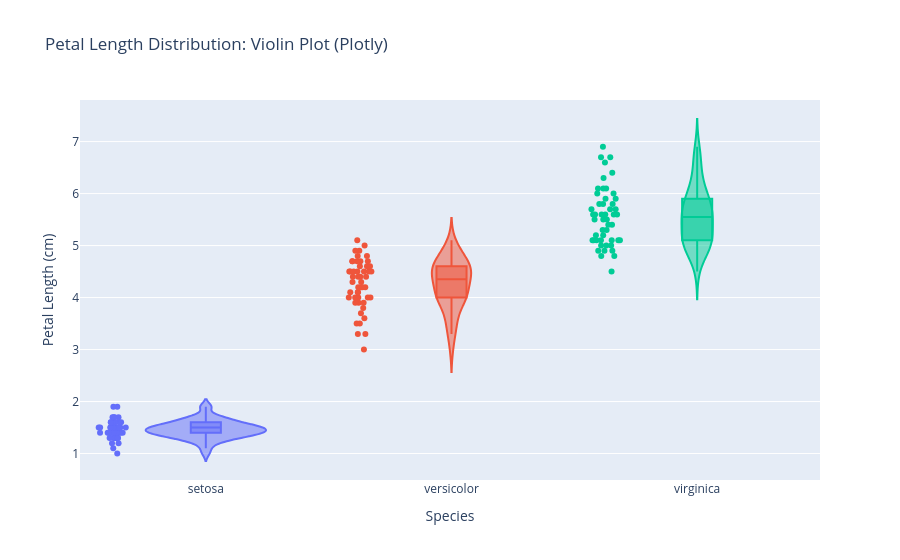

The notebook cell this image was saved under:
### Code cell
# Interactive violin plot using Plotly
fig = pxx.violin(iris, x='species', y='petal_length', color='species',
                box=True,  # Show box plot inside
                points='all',  # Show all points
                title='Petal Length Distribution: Violin Plot (Plotly)',
                labels={'petal_length': 'Petal Length (cm)', 'species': 'Species'})

fig.update_layout(showlegend=False)
fig.show()

### Figure 1 — Plotly figure (JSON) as saved in the notebook; plotly's stock layout.template omitted (floating-point values rounded to 4 significant figures)
{"data": [{"alignmentgroup": "True", "box": {"visible": true}, "hovertemplate": "Species=%{x}<br>Petal Length (cm)=%{y}<extra></extra>", "legendgroup": "setosa", "marker": {"color": "#636efa"}, "name": "setosa", "offsetgroup": "setosa", "orientation": "v", "points": "all", "scalegroup": "True", "showlegend": true, "type": "violin", "x": ["setosa", "setosa", "setosa", "setosa", "setosa", "setosa", "setosa", "setosa", "setosa", "setosa", "setosa", "setosa", "setosa", "setosa", "setosa", "setosa", "setosa", "setosa", "setosa", "setosa", "setosa", "setosa", "setosa", "setosa", "setosa", "setosa", "setosa", "setosa", "setosa", "setosa", "setosa", "setosa", "setosa", "setosa", "setosa", "setosa", "setosa", "setosa", "setosa", "setosa", "setosa", "setosa", "setosa", "setosa", "setosa", "setosa", "setosa", "setosa", "setosa", "setosa"], "x0": " ", "xaxis": "x", "y": [1.4, 1.4, 1.3, 1.5, 1.4, 1.7, 1.4, 1.5, 1.4, 1.5, 1.5, 1.6, 1.4, 1.1, 1.2, 1.5, 1.3, 1.4, 1.7, 1.5, 1.7, 1.5, 1.0, 1.7, 1.9, 1.6, 1.6, 1.5, 1.4, 1.6, 1.6, 1.5, 1.5, 1.4, 1.5, 1.2, 1.3, 1.4, 1.3, 1.5, 1.3, 1.3, 1.3, 1.6, 1.9, 1.4, 1.6, 1.4, 1.5, 1.4], "y0": " ", "yaxis": "y"}, {"alignmentgroup": "True", "box": {"visible": true}, "hovertemplate": "Species=%{x}<br>Petal Length (cm)=%{y}<extra></extra>", "legendgroup": "versicolor", "marker": {"color": "#EF553B"}, "name": "versicolor", "offsetgroup": "versicolor", "orientation": "v", "points": "all", "scalegroup": "True", "showlegend": true, "type": "violin", "x": ["versicolor", "versicolor", "versicolor", "versicolor", "versicolor", "versicolor", "versicolor", "versicolor", "versicolor", "versicolor", "versicolor", "versicolor", "versicolor", "versicolor", "versicolor", "versicolor", "versicolor", "versicolor", "versicolor", "versicolor", "versicolor", "versicolor", "versicolor", "versicolor", "versicolor", "versicolor", "versicolor", "versicolor", "versicolor", "versicolor", "versicolor", "versicolor", "versicolor", "versicolor", "versicolor", "versicolor", "versicolor", "versicolor", "versicolor", "versicolor", "versicolor", "versicolor", "versicolor", "versicolor", "versicolor", "versicolor", "versicolor", "versicolor", "versicolor", "versicolor"], "x0": " ", "xaxis": "x", "y": [4.7, 4.5, 4.9, 4.0, 4.6, 4.5, 4.7, 3.3, 4.6, 3.9, 3.5, 4.2, 4.0, 4.7, 3.6, 4.4, 4.5, 4.1, 4.5, 3.9, 4.8, 4.0, 4.9, 4.7, 4.3, 4.4, 4.8, 5.0, 4.5, 3.5, 3.8, 3.7, 3.9, 5.1, 4.5, 4.5, 4.7, 4.4, 4.1, 4.0, 4.4, 4.6, 4.0, 3.3, 4.2, 4.2, 4.2, 4.3, 3.0, 4.1], "y0": " ", "yaxis": "y"}, {"alignmentgroup": "True", "box": {"visible": true}, "hovertemplate": "Species=%{x}<br>Petal Length (cm)=%{y}<extra></extra>", "legendgroup": "virginica", "marker": {"color": "#00cc96"}, "name": "virginica", "offsetgroup": "virginica", "orientation": "v", "points": "all", "scalegroup": "True", "showlegend": true, "type": "violin", "x": ["virginica", "virginica", "virginica", "virginica", "virginica", "virginica", "virginica", "virginica", "virginica", "virginica", "virginica", "virginica", "virginica", "virginica", "virginica", "virginica", "virginica", "virginica", "virginica", "virginica", "virginica", "virginica", "virginica", "virginica", "virginica", "virginica", "virginica", "virginica", "virginica", "virginica", "virginica", "virginica", "virginica", "virginica", "virginica", "virginica", "virginica", "virginica", "virginica", "virginica", "virginica", "virginica", "virginica", "virginica", "virginica", "virginica", "virginica", "virginica", "virginica", "virginica"], "x0": " ", "xaxis": "x", "y": [6.0, 5.1, 5.9, 5.6, 5.8, 6.6, 4.5, 6.3, 5.8, 6.1, 5.1, 5.3, 5.5, 5.0, 5.1, 5.3, 5.5, 6.7, 6.9, 5.0, 5.7, 4.9, 6.7, 4.9, 5.7, 6.0, 4.8, 4.9, 5.6, 5.8, 6.1, 6.4, 5.6, 5.1, 5.6, 6.1, 5.6, 5.5, 4.8, 5.4, 5.6, 5.1, 5.1, 5.9, 5.7, 5.2, 5.0, 5.2, 5.4, 5.1], "y0": " ", "yaxis": "y"}], "layout": {"legend": {"title": {"text": "Species"}, "tracegroupgap": 0}, "showlegend": false, "title": {"text": "Petal Length Distribution: Violin Plot (Plotly)"}, "violinmode": "overlay", "xaxis": {"anchor": "y", "categoryarray": ["setosa", "versicolor", "virginica"], "categoryorder": "array", "domain": [0, 1], "title": {"text": "Species"}}, "yaxis": {"anchor": "x", "domain": [0, 1], "title": {"text": "Petal Length (cm)"}}}}
